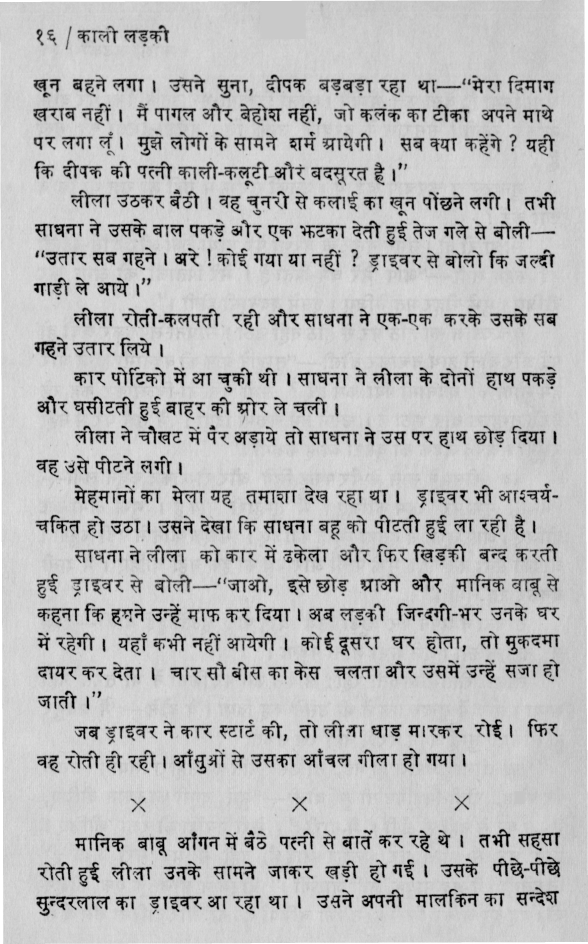
#> input picture data/0037_KaliLadki_Img_600_Org_Page_0016.jpg, 2351 x 3776 px (shown at 1/4 size); its folder holds only this picture in this run
$ python document_preprocessor.py   (older library calls are emulated)
#> lines starting #> are read from the running program, lines starting #| are printed output that depends on the picture; after the words box and inside, x2 and y2 are one past the last pixel; in counts of white or black regions, pixels touching at a corner belong together
### skew_correction/ClassDeskew.py
""" Deskews file after getting skew angle """
import numpy as np
import matplotlib.pyplot as plt

from skew_correction.ClassSkewDetector import SkewDetector
from skimage import io
from skimage import img_as_ubyte
from skimage.transform import rotate
import cv2


class Deskew:

    def __init__(self, image_file_path=None, add_angle=0, r_angle=0):
        self.skew_correction_output_dir =  'output/skew_corrected'
        self.image_file_path = image_file_path
        self.image_file_name = self.image_file_path.split('/')[-1]
        self.file_prefix = ""
        for file_part in image_file_path.split('.')[:-1]:
            self.file_prefix += file_part
        self.file_extension = "." + image_file_path.split('.')[-1]
        self.r_angle = r_angle
        self.add_angle = add_angle
        self.skew_obj = SkewDetector(self.image_file_path)

    def deskew(self):
        img = io.imread(self.image_file_path)
        res = self.skew_obj.determine_skew()
        angle = res['Estimated Angle']

        if angle >= 0 and angle <= 90:
            rot_angle = angle - 90 + self.r_angle
        if angle >= -45 and angle < 0:
            rot_angle = angle - 90 + self.r_angle
        if angle >= -90 and angle < -45:
            rot_angle = 90 + angle + self.r_angle

        if abs(rot_angle) > 0.5:
            if rot_angle < 0:
                self.add_angle = self.add_angle * (-1)
            print("The skewed angle is big than 0.5 degree, we need to tune")
            rotated = rotate(img, rot_angle + self.add_angle, resize=True, cval=1, mode='constant')
            io.imsave(self.skew_correction_output_dir + "/" + self.image_file_name, rotated)
            return True
        else:
            print("The skewed angle is less than 0.5 degree, we DO NOT need to tune")
            return False

### skew_correction/ClassSkewDetector.py
""" Calculates skew angle """
import os
import imghdr
import optparse
import cv2
import numpy as np
import matplotlib.pyplot as plt
from skimage import io
from skimage.feature import canny
from skimage.color import rgb2gray
from skimage.transform import hough_line, hough_line_peaks


class SkewDetector:

    piby4 = np.pi / 4

    def __init__(
        self,
        image_file_path,
        batch_path=None,
        output_file=None,
        sigma=3.0,
        display_output=None,
        num_peaks=20,
        plot_hough=None
    ):

        self.sigma = sigma
        self.image_file_path = image_file_path
        self.batch_path = batch_path
        self.output_file = output_file
        self.display_output = display_output
        self.num_peaks = num_peaks
        self.plot_hough = plot_hough


    def get_max_freq_elem(self, arr):

        max_arr = []
        freqs = {}
        for i in arr:
            if i in freqs:
                freqs[i] += 1
            else:
                freqs[i] = 1

        sorted_keys = sorted(freqs, key=freqs.get, reverse=True)
        max_freq = freqs[sorted_keys[0]]

        for k in sorted_keys:
            if freqs[k] == max_freq:
                max_arr.append(k)

        return max_arr


    def compare_sum(self, value):
        if value >= 44 and value <= 46:
            return True
        else:
            return False


    def calculate_deviation(self, angle):

        angle_in_degrees = np.abs(angle)
        deviation = np.abs(SkewDetector.piby4 - angle_in_degrees)
        return deviation


    # [7 lines left out: function check_path, not called in this run]

    def determine_skew(self):
        img = io.imread(self.image_file_path, as_grey=True)
        edges = canny(img, sigma=self.sigma)
        h, a, d = hough_line(edges)
        _, ap, _ = hough_line_peaks(h, a, d, num_peaks=self.num_peaks)

        if len(ap) == 0:
            return {"Message": "Bad Quality"}

        absolute_deviations = [self.calculate_deviation(k) for k in ap]
        average_deviation = np.mean(np.rad2deg(absolute_deviations))
        ap_deg = [np.rad2deg(x) for x in ap]

        bin_0_45 = []
        bin_45_90 = []
        bin_0_45n = []
        bin_45_90n = []

        for ang in ap_deg:

            deviation_sum = int(90 - ang + average_deviation)
            if self.compare_sum(deviation_sum):
                bin_45_90.append(ang)
                continue

            deviation_sum = int(ang + average_deviation)
            if self.compare_sum(deviation_sum):
                bin_0_45.append(ang)
                continue

            deviation_sum = int(-ang + average_deviation)
            if self.compare_sum(deviation_sum):
                bin_0_45n.append(ang)
                continue

            deviation_sum = int(90 + ang + average_deviation)
            if self.compare_sum(deviation_sum):
                bin_45_90n.append(ang)

        angles = [bin_0_45, bin_45_90, bin_0_45n, bin_45_90n]
        lmax = 0

        for j in range(len(angles)):
            l = len(angles[j])
            if l > lmax:
                lmax = l
                maxi = j

        if lmax:
            ans_arr = self.get_max_freq_elem(angles[maxi])
            ans_res = np.mean(ans_arr)

        else:
            ans_arr = self.get_max_freq_elem(ap_deg)
            ans_res = np.mean(ans_arr)

        data = {
                "Average Deviation from pi/4": average_deviation,
                "Estimated Angle": ans_res,
                "Angle bins": angles
            }

        return data

### document_preprocessor.py
import sys, io
import os
import cv2
import numpy as np
from skew_correction.ClassDeskew import Deskew

class DocumentPreprocessor:
    def __init__(self, image_file_path):
        self.image_file_path = image_file_path
        self.image_file_name = self.image_file_path.split('/')[-1]
        self.base_output_dir = 'output'
        self.skew_correction_output_dir = self.base_output_dir + '/skew_corrected'
        self.black_filtered_dir = self.base_output_dir + '/black_filtered'
        self.greyscaled_dir = self.base_output_dir + '/greyscaled'
        self.gaussian_thresholded_dir = self.base_output_dir + '/gaussian_thresholded'
        self.dialated_dir = self.base_output_dir + '/dialated'
        try:
            os.mkdir(self.base_output_dir)
        except Exception as e:
            print(e)
        try:
            os.mkdir(self.skew_correction_output_dir)
        except Exception as e:
            print(e)
        try:
            os.mkdir(self.black_filtered_dir)
        except Exception as e:
            print(e)
        try:
            os.mkdir(self.greyscaled_dir)
        except Exception as e:
            print(e)
        try:
            os.mkdir(self.gaussian_thresholded_dir)
        except Exception as e:
            print(e)
        try:
            os.mkdir(self.dialated_dir)
        except Exception as e:
            print(e)

        self.skew_corrected_file_path = self.image_file_path
        self.file_prefix = ""
        for file_part in image_file_path.split('.')[:-1]:
            self.file_prefix += file_part
        self.file_extension = "." + image_file_path.split('.')[-1]
        self.cv2_image = cv2.imread(self.image_file_path)

    def perform_skew_correction(self):
        deskew_obj = Deskew(self.image_file_path)
        corrected_flag = deskew_obj.deskew()
        if corrected_flag:
            self.skew_corrected_file_path = self.skew_correction_output_dir + "/" + self.image_file_name
            self.cv2_image = cv2.imread(self.skew_corrected_file_path)

    def filter_black_color_from_image(self, in_place=True, lower_hue=np.array([0,0,0]), upper_hue=np.array([120,120,120])):
        lower_hue = np.array([0,0,0])
        upper_hue = np.array([255,255,150])
        hsv = cv2.cvtColor(self.cv2_image, cv2.COLOR_BGR2HSV)
        mask = cv2.inRange(hsv, lower_hue, upper_hue)
        out_image = 255 - mask
        if in_place:
            self.cv2_image = out_image
        cv2.imwrite(self.black_filtered_dir + "/" + self.image_file_name, out_image)
        return out_image


    def perform_image_dialation(self, in_place=True):
        dilate_kernel = 3
        dialate_iter = 1
        #gray_image = cv2.cvtColor(self.cv2_image, cv2.COLOR_RGB2GRAY)
        reversed_gray = cv2.bitwise_not(self.cv2_image)
        dialated_image = cv2.dilate(reversed_gray, np.ones((dilate_kernel,dilate_kernel),np.uint8), iterations=dialate_iter)
        dialated_image = cv2.bitwise_not(dialated_image)
        cv2.imwrite(self.dialated_dir + "/" + self.image_file_name, dialated_image)
        if in_place:
            self.cv2_image = dialated_image
        return dialated_image

    def convert_image_to_grayscale(self, in_place=True):
        in_img = cv2.medianBlur(self.cv2_image, 3)
        gray_img = cv2.cvtColor(in_img, cv2.COLOR_BGR2GRAY)
        cv2.imwrite(self.greyscaled_dir + "/" + self.image_file_name, gray_img)
        if in_place:
            self.cv2_image = gray_img
        return gray_img

    def gaussian_thresholding_of_image(self, in_place=True):
        thresholded = cv2.adaptiveThreshold(self.cv2_image, 255, cv2.ADAPTIVE_THRESH_GAUSSIAN_C, cv2.THRESH_BINARY, 115, 1)
        cv2.imwrite(self.gaussian_thresholded_dir + "/" + self.image_file_name, thresholded)
        if in_place:
            self.cv2_image = thresholded
        return thresholded

def main():
    folder_name = 'data'
    for file_name in os.listdir(folder_name):
        print(file_name)
        if 'DS_Store' in file_name:
            continue
        img_file = os.path.join(folder_name, file_name)
        doc_preprocessor = DocumentPreprocessor(img_file)
#> in __init__, self.cv2_image is the input picture: shape (3776, 2351, 3); min 0, max 255, mean 188.5
        doc_preprocessor.perform_skew_correction()
#> in determine_skew, `edges = canny(img, sigma=self.sigma)`:
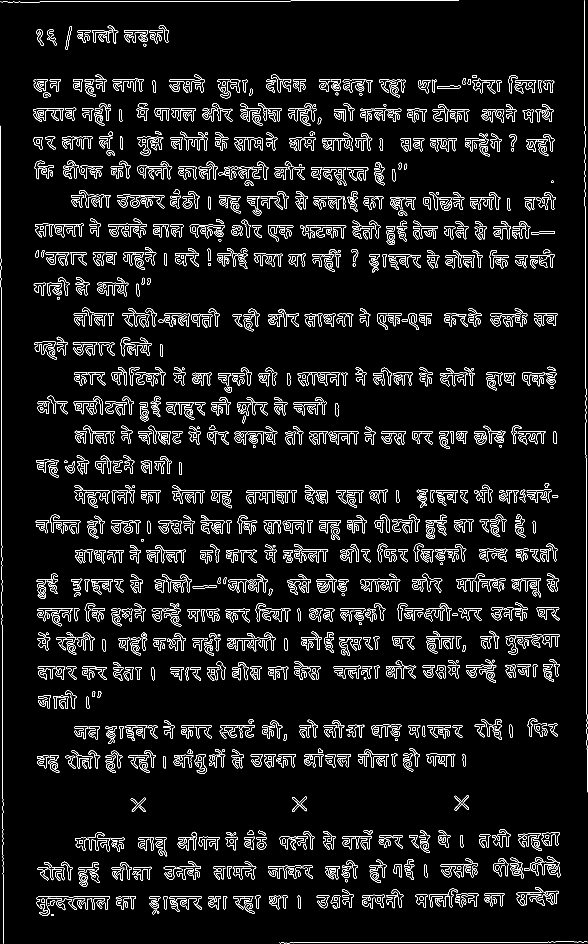
#> edges: shape (3776, 2351) bool (shown at 1/4 size); 3% white in thin lines or dots
#> in determine_skew, `h, a, d = hough_line(edges)`: a = 180 values from -1.57 to 1.55; d = 8899 values from -4449 to 4449
#> in determine_skew, `_, ap, _ = hough_line_peaks(h, a, d, num_peaks=self.num_peaks)`: ap = 20 values, max 1.55 at index 7, min -1.57 at index 0, mean -1.1
#> in determine_skew, `absolute_deviations = [self.calculate_deviation(k) for k in ap]`: absolute_deviations = [0.785, 0.785, 0.785, 0.785, 0.785, 0.785, 0.785, 0.768, 0.785, 0.785, 0.785, 0.785, 0.785, 0.785, 0.785, 0.785, 0.785, 0.768, 0.785, 0.785]
#> in determine_skew, `average_deviation = np.mean(np.rad2deg(absolute_deviations))`: average_deviation = 44.9
#> in determine_skew, `ap_deg = [np.rad2deg(x) for x in ap]`: ap_deg = [-90, -90, -90, -90, -90, 0, -90, 89, -90, 0, -90, -90, -90, -90, -90, -90, -90, 89, -90, -90]
#> the loop in determine_skew, `for ang in ap_deg: ` made 20 passes
#> ang on passes 1 to 12: -90, -90, -90, -90, -90, 0, -90, 89, -90, 0, -90, -90
#> after the loop in determine_skew, `for ang in ap_deg:`: bin_0_45 = [0, 0]; bin_0_45n = []; bin_45_90 = [89, 89]; bin_45_90n = [-90, -90, -90, -90, -90, -90, -90, -90, -90, -90, -90, -90, -90, -90, -90, -90]
#> in determine_skew, `angles = [bin_0_45, bin_45_90, bin_0_45n, bin_45_90n]`: angles = [[0, 0], [89, 89], [], [-90, -90, -90, -90, -90, -90, -90, -90, -90, -90, -90, -90, -90, -90, -90, -90]]
#> the loop in determine_skew, `for j in range(len(angles)):` made 4 passes
#> (l, lmax, maxi) on passes 1, 4: (2, 2, 0), (16, 16, 3)
#> l on passes 2 to 3: 2, 0
#> after the loop in determine_skew, `for j in range(len(angles)):`: lmax = 16; maxi = 3
#> the loop in get_max_freq_elem, `for i in arr:` made 16 passes
#> after the loop in get_max_freq_elem, `for i in arr:`: freqs = {-90: 16}
#> in get_max_freq_elem, `sorted_keys = sorted(freqs, key=freqs.get, reverse=True)`: sorted_keys = [-90]
#> in get_max_freq_elem, `max_freq = freqs[sorted_keys[0]]`: max_freq = 16
#> the loop in get_max_freq_elem, `for k in sorted_keys:` made 1 pass
#> after the loop in get_max_freq_elem, `for k in sorted_keys:`: max_arr = [-90]
#> in determine_skew, `ans_res = np.mean(ans_arr)`: ans_res = -90
#> in determine_skew, `data = { "Average Deviation from pi/4": average_deviation, "Estimated ..`: data = {'Average Deviation from pi/4': 44.9, 'Estimated Angle': -90, 'Angle bins': [[0, 0], [89, 89], [], [-90, -90, -90, -90, -90, -90, -90, -90, -90, -90, -90, -90, -90, -90, -90, -90]]}
#> in deskew, `res = self.skew_obj.determine_skew()`: res has the same summary as data in determine_skew
#> in deskew, `angle = res['Estimated Angle']`: angle = -90
#> in deskew, `rot_angle = 90 + angle + self.r_angle`: rot_angle = 0
        doc_preprocessor.filter_black_color_from_image()
#> in filter_black_color_from_image, `hsv = cv2.cvtColor(self.cv2_image, cv2.COLOR_BGR2HSV)`: hsv: shape (3776, 2351, 3); mean H, S, V 0, 0, 188.5
#> in filter_black_color_from_image, `mask = cv2.inRange(hsv, lower_hue, upper_hue)`:
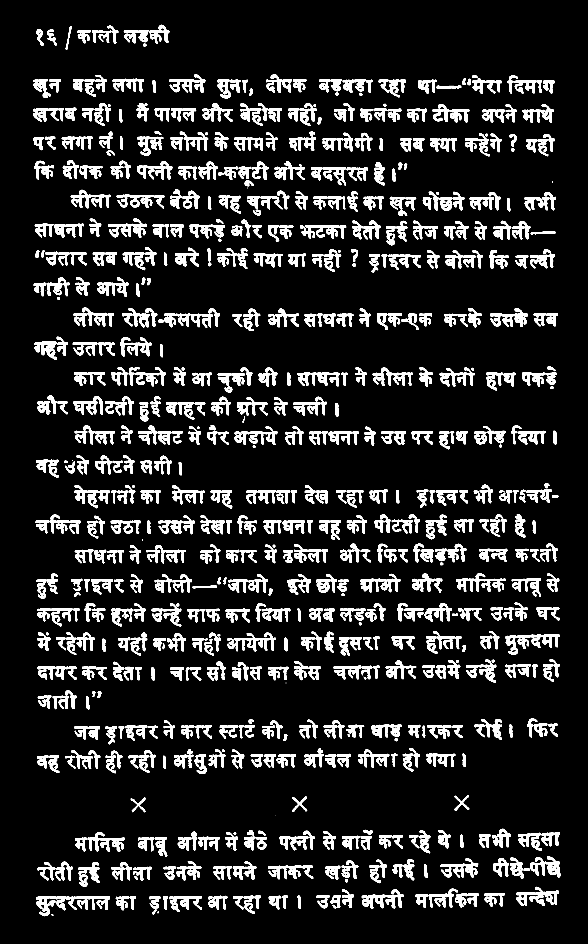
#> mask: shape (3776, 2351) (shown at 1/4 size); 11.6% white; 839 white regions (11 under 20 px), largest, box (x1, y1, x2, y2) and area: (145, 3584, 440, 3665) 7735, (1200, 900, 1385, 955) 4632, (1961, 1233, 2110, 1308) 4575
#> in filter_black_color_from_image, `out_image = 255 - mask`:
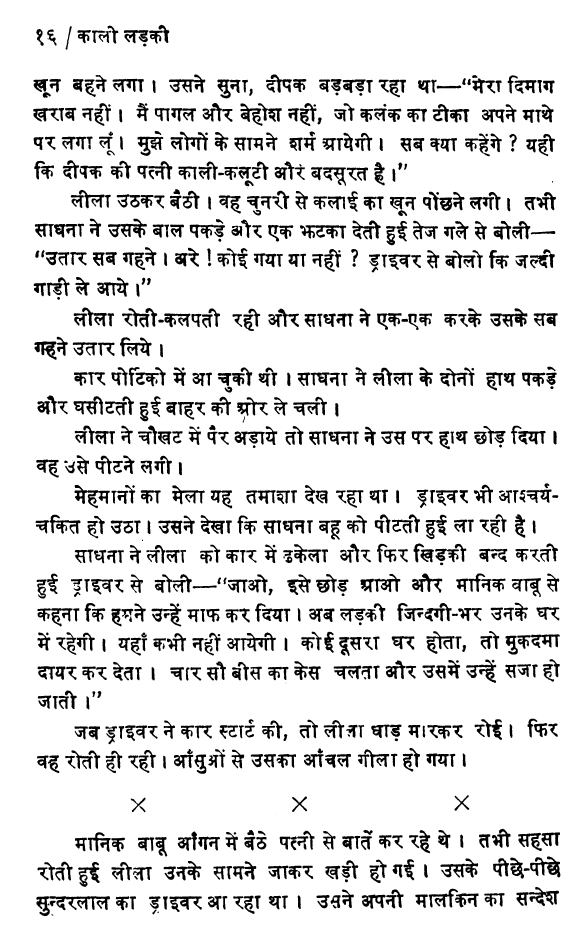
#> out_image: shape (3776, 2351) (shown at 1/4 size); 88.4% white; 839 black regions (11 under 20 px), largest, box (x1, y1, x2, y2) and area: (145, 3584, 440, 3665) 7735, (1200, 900, 1385, 955) 4632, (1961, 1233, 2110, 1308) 4575
        #doc_preprocessor.gaussian_thresholding_of_image()
        doc_preprocessor.perform_image_dialation()
#> in perform_image_dialation, `dialated_image = cv2.dilate(reversed_gray, np.ones((dilate_kernel,dila..`:
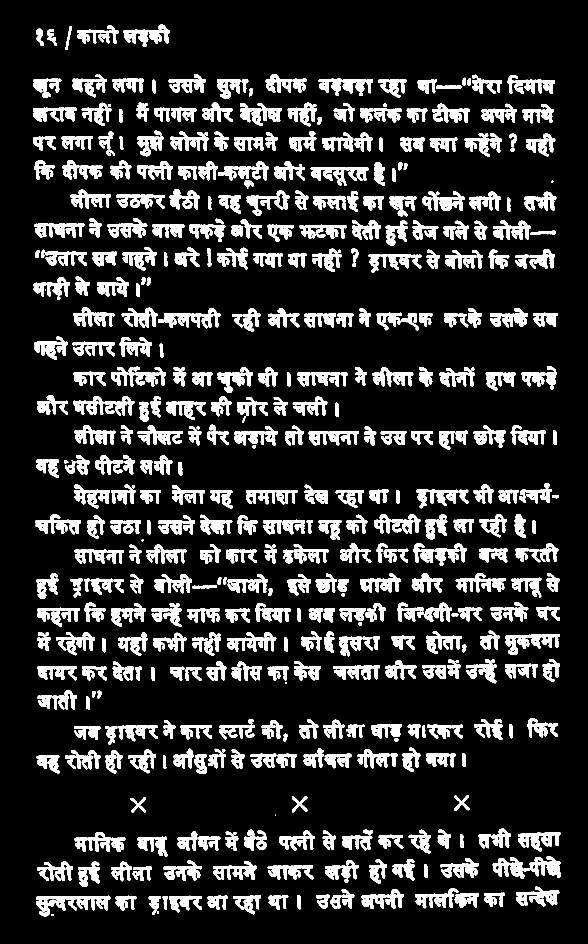
#> dialated_image: shape (3776, 2351) (shown at 1/4 size); 15% white; 696 white regions (6 under 20 px), largest, box (x1, y1, x2, y2) and area: (144, 3583, 441, 3666) 10383, (2021, 2536, 2240, 2619) 7770, (908, 2529, 1105, 2607) 6544
#> in perform_image_dialation, `dialated_image = cv2.bitwise_not(dialated_image)`:
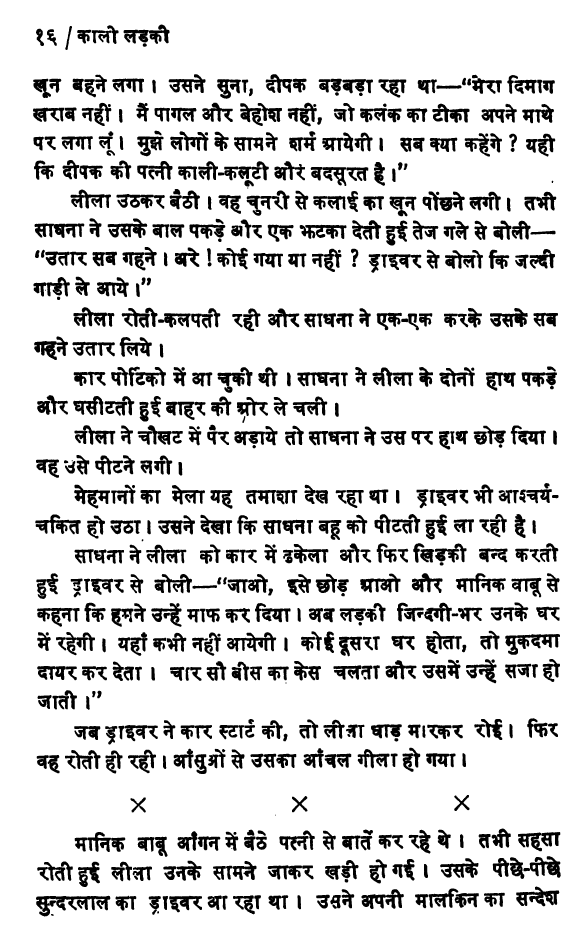
#> dialated_image: shape (3776, 2351) (shown at 1/4 size); 85% white; 696 black regions (6 under 20 px), largest, box (x1, y1, x2, y2) and area: (144, 3583, 441, 3666) 10383, (2021, 2536, 2240, 2619) 7770, (908, 2529, 1105, 2607) 6544
    #doc_preprocessor.convert_image_to_grayscale()
    #doc_preprocessor.remove_background_noise()


if __name__ == "__main__":
    main()
